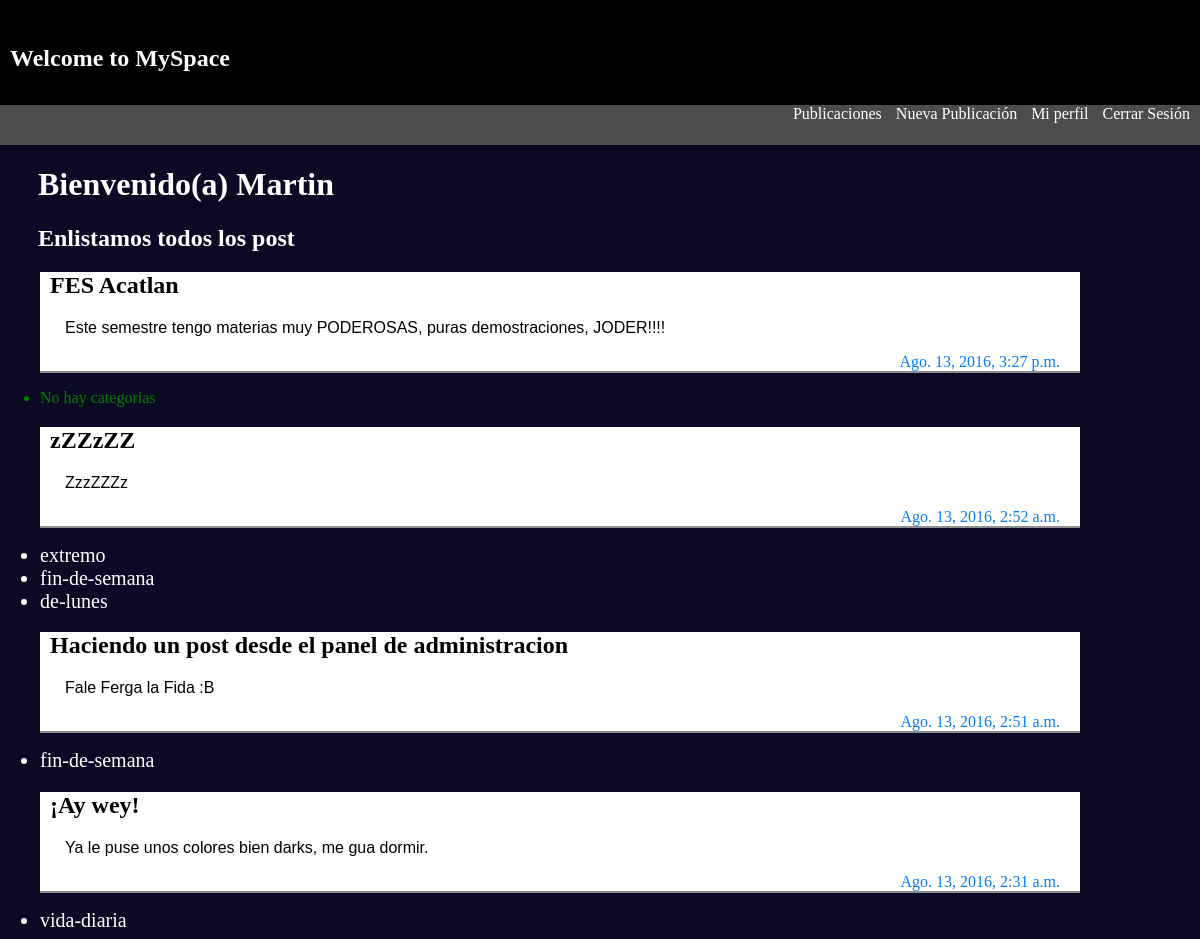
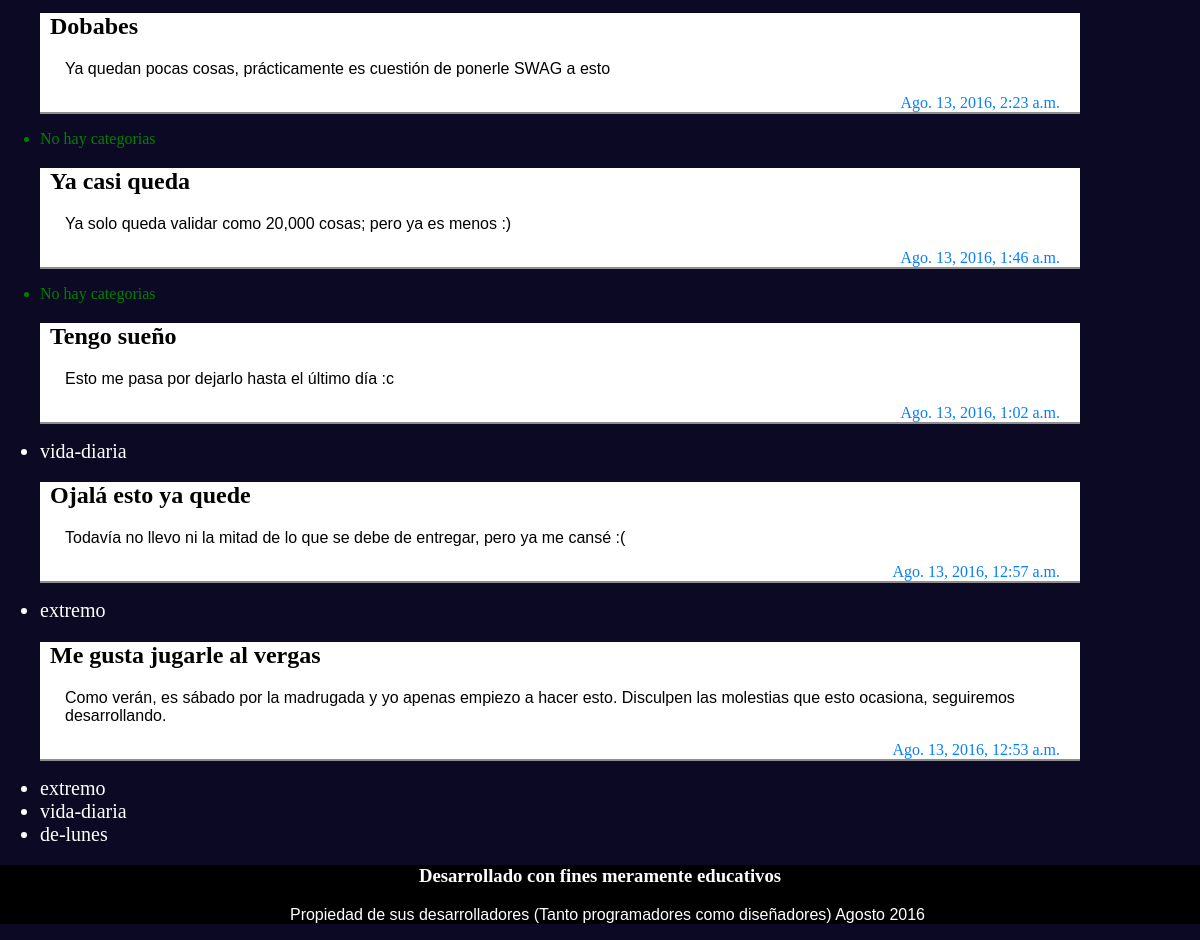
Screenshot of /blog/ (signed in) with the database file from the repository (2 pictures, top to bottom).
### posts/models.py (models this page shows, shortened)
class Post(models.Model):
	titulo = models.CharField(max_length=140)
	fecha = models.DateTimeField(auto_now=True)
	cuerpo = models.TextField()
	publicado = models.BooleanField(default=False)
	slug = models.SlugField(max_length=500,blank=True,null=True) #esto es un slug
	def get_absolute_url(self):
		return reverse('detalle',args=[self.slug])

class Categoria(models.Model):
	nombre = models.CharField(max_length=140)
	posts = models.ManyToManyField(Post, related_name='categorias')

### posts/views.py (the view)
# urls.py: url(r'^blog/$', views.ListView.as_view(), name="lista"),
class ListView(View):
	def get(self,request, cat=None):
		template_name = 'lista.html'
		categoria = None
		if cat:
			categoria = Categoria.objects.get(nombre=cat)
			posts = categoria.posts.all()
		else:
			posts = Post.objects.all().order_by('-fecha')
		compa = {
			'posts':posts,
			'categoria':categoria,
			}
		return render(request,template_name,compa)

### posts/templates/lista.html (shortened to what this page needs)
{% extends 'base.html' %}
{%block content%}
{%if request.user.is_authenticated%}
			{%if categoria%}
				<h2>Posts que coinciden con la categoria {{categoria.nombre}}</h2>
			{%else%}
<h1>Bienvenido(a) {{request.user.first_name}} {{request.user.last_name}}</h1>
			{%endif%}
	<h2 id="ls">Enlistamos todos los post</h2>
	{%if request.user.is_authenticated%}
		{%for post in posts%}
			<div id="post">
			<a href="{{post.get_absolute_url}}">
			<h2>{{post.titulo}}</h2>
			</a>
			<p>{{post.cuerpo}}</p>
			<div id="fecha">{{post.fecha}} </div>
			</div>
			<ul id="cat">
			{%for cat in post.categorias.all%}
				<a id="caca" href="{%url 'categoria' cat.nombre%}">
				<li id="bebe">{{cat.nombre}}</li></a>
				{%empty%}
				<li id="beb">No hay categorias</li>
		    {%endfor%}
		</ul>
		{%empty%}
			<h1>Lo sentimos, no hay post nuevos</h1>
		{%endfor%}
{%else%}
<h2 id="ls">Lo sentimos, no has iniciado sesión</h2>
<a href="{%url 'login'%}"><input id="botin" type="submit" value="Iniciar sesión"></a>
<p><a href="{%url 'alta'%}">Crear nueva cuenta</a></p>
	{%endif%}
{%endif%}
{%endblock content%}

### templates/base.html (style rules this page uses)
html, body { font-family: Loma; margin: 0; background-color: #0B0923; }
h2 { color:black; font-family: Nimbus Sans L; }
a { color: white; text-decoration: none; margin-right: 10px; }
#fecha { text-align:right; color:#077EFB; margin-right: 20px; }

### posts/templates/lista.html (style rules this page uses)
#ls, h1 { margin-left: 38px; color: white; }
#post { margin-left: 40px; margin-right: 120px; background-color: #FFFFFF; border-bottom: solid 2px; border-color: #8E8E8E; margin-top: 0px; margin-bottom: 0px; }
p { font-family: sans-serif; margin-left: 25px; margin-right: 10px; }
h2 { margin-left: 10px; }
#bebe { color:##5FC2F6; font-size: 20px; }
#beb { color:green; }

### rows the page displays
Post: titulo "FES Acatlan", cuerpo "Este semestre tengo materias muy PODEROSAS, puras demostraciones, JODER!!!!", fecha "Ago. 13, 2016, 3:27 p.m."
Post: titulo "zZZzZZ", cuerpo "ZzzZZZz", fecha "Ago. 13, 2016, 2:52 a.m."
Categoria: nombre "extremo"
Categoria: nombre "fin-de-semana"
Categoria: nombre "de-lunes"
Post: titulo "Haciendo un post desde el panel de administracion", cuerpo "Fale Ferga la Fida :B", fecha "Ago. 13, 2016, 2:51 a.m."
Post: titulo "¡Ay wey!", cuerpo "Ya le puse unos colores bien darks, me gua dormir.", fecha "Ago. 13, 2016, 2:31 a.m."
Categoria: nombre "vida-diaria"
Post: titulo "Dobabes", cuerpo "Ya quedan pocas cosas, prácticamente es cuestión de ponerle SWAG a esto", fecha "Ago. 13, 2016, 2:23 a.m."
Post: titulo "Ya casi queda", cuerpo "Ya solo queda validar como 20,000 cosas; pero ya es menos :)", fecha "Ago. 13, 2016, 1:46 a.m."
Post: titulo "Tengo sueño", cuerpo "Esto me pasa por dejarlo hasta el último día :c", fecha "Ago. 13, 2016, 1:02 a.m."
Post: titulo "Ojalá esto ya quede", cuerpo "Todavía no llevo ni la mitad de lo que se debe de entregar, pero ya me cansé :(", fecha "Ago. 13, 2016, 12:57 a.m."
Post: titulo "Me gusta jugarle al vergas", cuerpo "Como verán, es sábado por la madrugada y yo apenas empiezo a hacer esto. Disculpen las molestias que esto ocasiona, seguiremos desarrollando.", fecha "Ago. 13, 2016, 12:53 a.m."

### other values shown
{{ request.user.first_name }} "Martin"
